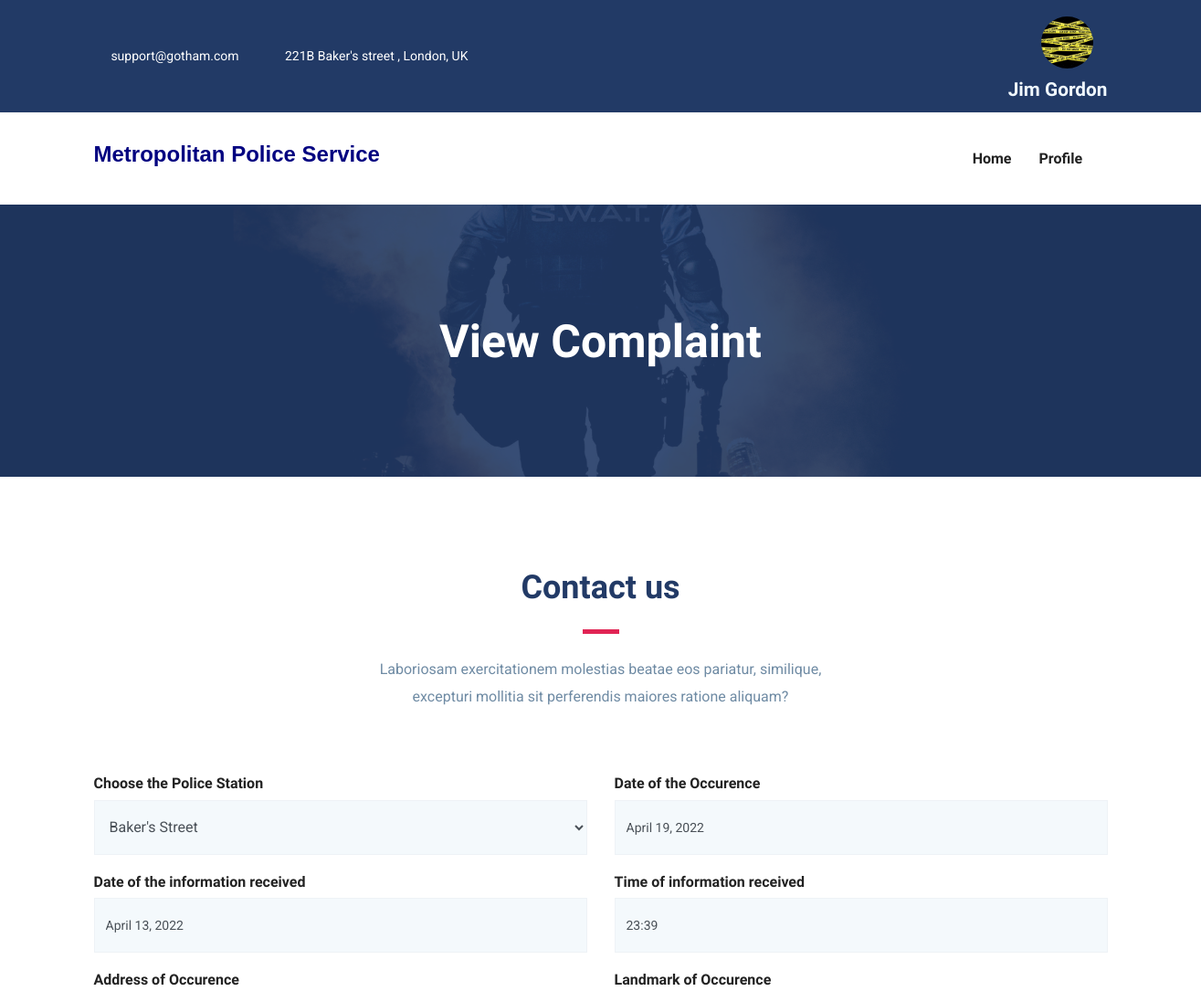
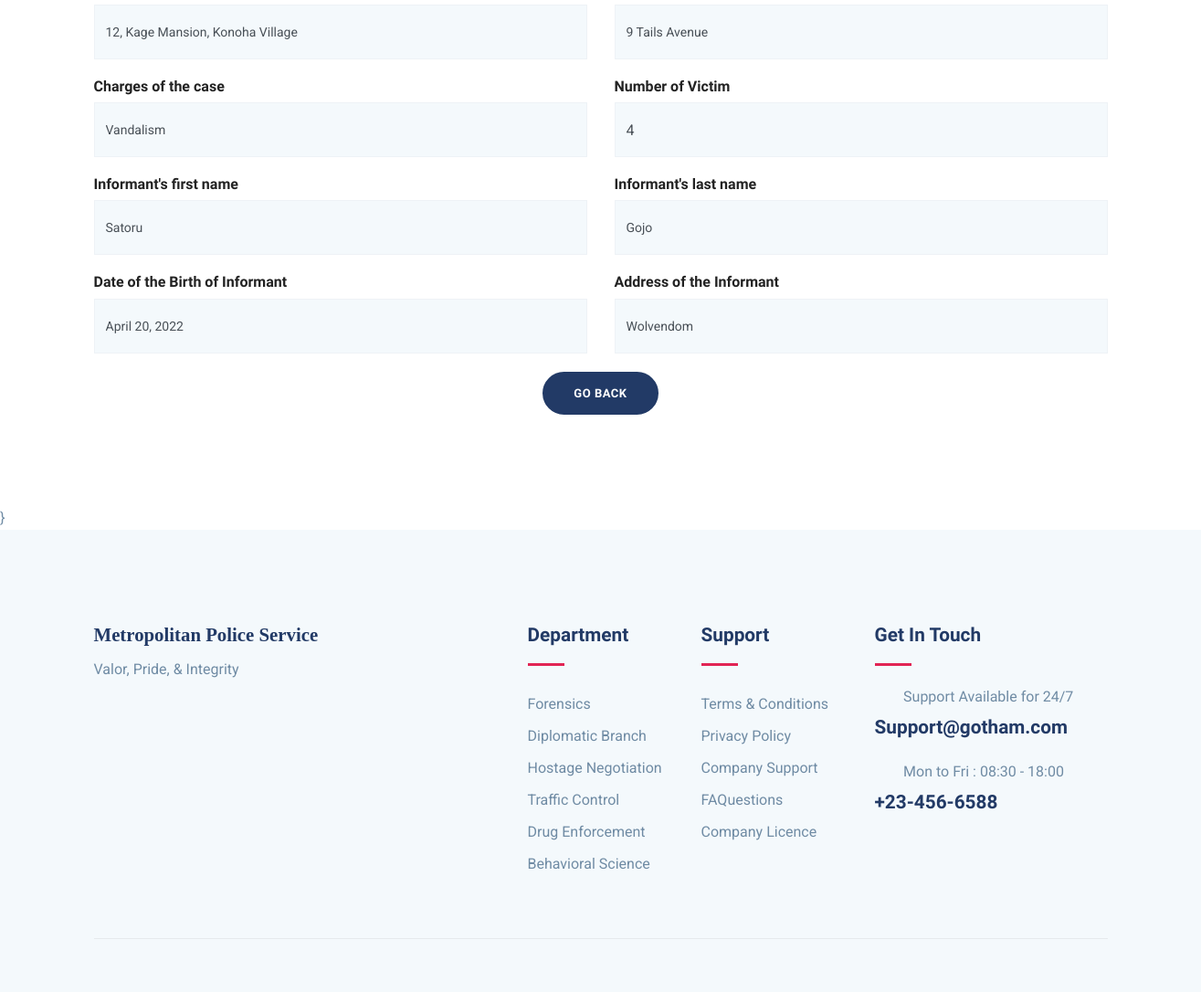
The page /Inspector/ins-view-one-com/1 (signed in) on the database its author committed (2 pictures, top to bottom).
### Inspector/models.py (models this page shows, shortened)
class Ins(models.Model):
    fname = models.CharField(max_length=50)
    lname = models.CharField(max_length=50)
    user_id = models.CharField(max_length=20, unique=True)
    password = models.CharField(max_length=10)
    email = models.EmailField(unique=True)
    pic = models.FileField(upload_to = 'Profile', default='default.jpg')

### myapp/models.py (models this page shows, shortened)
class Complaint(models.Model):
    applicant= models.ForeignKey(User,on_delete=models.CASCADE)
    police= models.ForeignKey(Station,on_delete=models.CASCADE)
    date= models.DateField(null=True)
    idate= models.DateField(null=True)
    time= models.CharField(max_length=6)
    address= models.CharField(max_length=100)
    landmark= models.CharField(max_length=50)
    charge = models.CharField(max_length=100)
    victim = models.CharField(max_length=10, null=True,blank=True)
    ifname= models.CharField(max_length=50)
    ilname= models.CharField(max_length=50)
    dob= models.DateField(null=True)
    iaddress= models.CharField(max_length=100)
    status=models.BooleanField(default=False)

class Station(models.Model):
    station = models.CharField(max_length=50)
    img = models.FileField(upload_to='Station', default='police station.jpg')
    address= models.TextField(null=True, blank=True)

### Inspector/views.py (the view)
# urls.py: path('ins-view-one-com/<int:pk>',views.ins_view_one_com,name='ins-view-one-com'),
def ins_view_one_com(request,pk):
    ins = Ins.objects.get(email=request.session['email'])
    com=Complaint.objects.get(id=pk)
    return render(request, 'ins-view-one-com.html',{'ins':ins,'com':com})

### Inspector/templates/ins-view-one-com.html (shortened to what this page needs)
{% extends 'ins-header.html' %}
{% load static %}
{% block content %}
<section class="page-title back-9550">
	<div class="container">
	  <div class="row">
		<div class="col-md-12">
		  <div class="block text-center">
			<h1 class="text-capitalize mb-5 text-lg">View Complaint</h1>
		  </div>
		</div>
	  </div>
	</div>
  </section>
<section class="contact-form-wrap section">
    <div class="container">
        <div class="row justify-content-center">
            <div class="col-lg-6">
                <div class="section-title text-center">
                    <h2 class="text-md mb-2">Contact us</h2>
                    <div class="divider mx-auto my-4"></div>
                    <p class="mb-5">Laboriosam exercitationem molestias beatae eos pariatur, similique, excepturi mollitia sit perferendis maiores ratione aliquam?</p>
                </div>
            </div>
        </div>
        <div class="row">
            <div class="col-lg-12 col-md-12 col-sm-12">
                    <div class="row">
                        <div class="col-lg-6">
                            <div class="form-group">
                                <h6>Choose the Police Station</h6>
                                <select name="police" class="form-control" id="exampleFormControlSelect1" disabled>
                                  <option>{{com.police.station}}</option>
                                </select>
                            </div>
                        </div>
                        <div class="col-lg-6">
                            <div class="form-group">
                                <h6>Date of the Occurence</h6>
                                <input name="date"  type="text" class="form-control" value="{{com.date}}" disabled>
                            </div>
                        </div>
                         <div class="col-lg-6">
                            <div class="form-group">
                                <h6>Date of the information received</h6>
                                <input name="rdate"  type="text" class="form-control" value="{{com.idate}}" disabled>
                            </div>
                        </div>
                         <div class="col-lg-6">
                            <div class="form-group">
                                <h6>Time of information received</h6>
                                <input name="time" type="text" class="form-control" value="{{com.time}}" disabled>
                            </div>
                        </div>
                        <div class="col-lg-6">
                            <div class="form-group">
                                <h6>Address of Occurence</h6>
                                <input name="address" type="text" class="form-control" value="{{com.address}}" disabled>
                            </div>
                        </div>
                        <div class="col-lg-6">
                            <div class="form-group">
                                <h6>Landmark of Occurence</h6>
                            <input name="landmark" type="text" class="form-control" value="{{com.landmark}}" disabeld>
                            </div>
                        </div>
                        <div class="col-lg-6">
                            <div class="form-group">
                                <h6>Charges of the case</h6>
                                <input name="charge" type="text" class="form-control" value="{{com.charge}}" disabled>
                            </div>
                        </div>
                        <div class="col-lg-6">
                            <div class="form-group">
                                <h6>Number of Victim</h6>
                                <input name="victim" type="number" class="form-control" value="{{com.victim}}" disabled>
                            </div>
                        </div>
                        <div class="col-lg-6">
                            <div class="form-group">
                                <h6>Informant's first name</h6>
                                <input name="fname" type="text" class="form-control" value="{{com.ifname}}" disabled>
                            </div>
                        </div>
                        <div class="col-lg-6">
                            <div class="form-group">
                                <h6>Informant's last name</h6>
                                <input name="lname" type="text" class="form-control" value="{{com.ilname}}" disabled>
                            </div>
                        </div>
                        <div class="col-lg-6">
                            <div class="form-group">
                                <h6>Date of the Birth of Informant</h6>
                                <input name="dob"  type="text" class="form-control" value="{{com.dob}}" disabled>
                            </div>
                        </div>
                        <div class="col-lg-6">
                            <div class="form-group">
                                <h6>Address of the Informant</h6>
                                <input name="info_address" type="text" value="{{com.iaddress}}" class="form-control" disabled>
                            </div>
                        </div>
                    </div>
                    <div class="text-center">
                        <a href="{% url 'ins-view-com' %}" class="btn btn-main btn-round-full">GO BACK</a>
                    </div>
            </div>
        </div>
    </div>
</section>
{% endblock %}

### Inspector/templates/ins-header.html (shortened to what this page needs)
{% load static %}
<!DOCTYPE html>
<html lang="zxx">
<head>
  <link rel="stylesheet" href="{% static 'plugins/bootstrap/css/bootstrap.min.css' %}">
  <link rel="stylesheet" href="{% static 'plugins/icofont/icofont.min.css' %}">
  <link rel="stylesheet" href="{% static 'plugins/slick-carousel/slick/slick.css' %}">
  <link rel="stylesheet" href="{% static 'plugins/slick-carousel/slick/slick-theme.css' %}">
  <link rel="stylesheet" href="{% static 'css/style.css' %}">
</head>
<body id="top">
<header>
	<div class="header-top-bar">
		<div class="container">
			<div class="row align-items-center">
				<div class="col-lg-6">
					<ul class="top-bar-info list-inline-item pl-0 mb-0">
						<li class="list-inline-item"><a href="mailto:support@gmail.com"><i class="icofont-support-faq mr-2"></i>support@gotham.com</a></li>
						<li class="list-inline-item"><i class="icofont-location-pin mr-2"></i>221B Baker's street , London, UK </li>
					</ul>
				</div>
				<div class="col-lg-6">
					<div class="text-lg-right top-right-bar mt-2 mt-lg-0">
						<a class="nav-link active" href="">
							{% if ins.pic.url %}
							<img src="{{ins.pic.url}}" alt = "image placeholder" style = "border-radius: 3cm; height : 1.5cm ; width : 1.5cm;">
							{% else %}
							<img src="{% static 'default.jpg' %}" alt = "image placeholder" style = "border-radius: 3cm; height : 1.5cm ; width : 1.5cm;">
							{% endif %}
						</a>
						<span class="h4" style = "color:aliceblue">{{ins.fname}} {{ins.lname}}</span>
					</div>
				</div>
			</div>
		</div>
	</div>
	<nav class="navbar navbar-expand-lg navigation" id="navbar">
		<div class="container">
				<h3 style = "font-family: sans-serif; color : navy">Metropolitan Police Service</h3>
		  <div class="collapse navbar-collapse" id="navbarmain">
			<ul class="navbar-nav ml-auto">
			  <li class="nav-item active">
				<a class="nav-link active" href="{% url 'ins-index' %}">
					<span class="nav-link-text">Home</span>
				  </a>
			  </li>
              <li class="nav-item dropdown">
				<a class="nav-link dropdown-toggle" href="#" id="dropdown03" data-toggle="dropdown" aria-haspopup="true" aria-expanded="false">Profile<i class="icofont-thin-down"></i></a>
			  </li>
			</ul>
		  </div>
		</div>
	</nav>
</header>
{% block content %}
{% endblock %}}
<footer class="footer section gray-bg">
	<div class="container">
		<div class="row">
			<div class="col-lg-4 mr-auto col-sm-6">
				<div class="widget mb-5 mb-lg-0">
					<h4 style = " font-family:fantasy ;">Metropolitan Police Service</h4>
					<p>Valor, Pride, & Integrity</p>
					<ul class="list-inline footer-socials mt-4">
						<li class="list-inline-item"><i class="icofont-facebook"></i></li>
						<li class="list-inline-item"><i class="icofont-twitter"></i></li>
						<li class="list-inline-item"><i class="icofont-linkedin"></i></li>
					</ul>
				</div>
			</div>
			<div class="col-lg-2 col-md-6 col-sm-6">
				<div class="widget mb-5 mb-lg-0">
					<h4 class="text-capitalize mb-3">Department</h4>
					<div class="divider mb-4"></div>
					<ul class="list-unstyled footer-menu lh-35">
						<li>Forensics</li>
						<li>Diplomatic Branch</li>
						<li>Hostage Negotiation</li>
						<li>Traffic Control</li>
						<li>Drug Enforcement</li>
						<li>Behavioral Science</li>
					</ul>
				</div>
			</div>
			<div class="col-lg-2 col-md-6 col-sm-6">
				<div class="widget mb-5 mb-lg-0">
					<h4 class="text-capitalize mb-3">Support</h4>
					<div class="divider mb-4"></div>
					<ul class="list-unstyled footer-menu lh-35">
						<li><a href="#">Terms & Conditions</a></li>
						<li><a href="#">Privacy Policy</a></li>
						<li><a href="#">Company Support </a></li>
						<li><a href="#">FAQuestions</a></li>
						<li><a href="#">Company Licence</a></li>
					</ul>
				</div>
			</div>
			<div class="col-lg-3 col-md-6 col-sm-6">
				<div class="widget widget-contact mb-5 mb-lg-0">
					<h4 class="text-capitalize mb-3">Get in Touch</h4>
					<div class="divider mb-4"></div>
					<div class="footer-contact-block mb-4">
						<div class="icon d-flex align-items-center">
							<i class="icofont-email mr-3"></i>
							<span class="h6 mb-0">Support Available for 24/7</span>
						</div>
						<h4 class="mt-2">Support@gotham.com</a></h4>
					</div>
					<div class="footer-contact-block">
						<div class="icon d-flex align-items-center">
							<i class="icofont-support mr-3"></i>
							<span class="h6 mb-0">Mon to Fri : 08:30 - 18:00</span>
						</div>
						<h4 class="mt-2">+23-456-6588</h4>
					</div>
				</div>
			</div>
		</div>
		<div class="footer-btm py-4 mt-5">
		</div>
	</div>
</footer>
  </body>
  </html>

### myapp/static/css/style.css (style rules this page uses)
html { overflow-x: hidden; }
body { line-height: 1.6; font-family: "Roboto", sans-serif; -webkit-font-smoothing: antialiased; font-size: 16px; color: #6F8BA4; font-weight: 400; }
h1, .h1, h2, .h2, h3, .h3, h4, .h4, h5, .h5, h6, .h6 { font-family: "Exo", sans-serif; font-weight: 700; color: #222; }
h1, .h1 { font-size: 2.5rem; }
h2, .h2 { font-size: 44px; }
h3, .h3 { font-size: 1.5rem; }
h4, .h4 { font-size: 1.3rem; line-height: 30px; }
h6, .h6 { font-size: 1rem; }
p { line-height: 30px; }
input[type="email"], input[type="password"], input[type="text"], input[type="tel"] { box-shadow: none; height: 45px; outline: none; font-size: 14px; }
.form-control { box-shadow: none; border-radius: 0; }
.btn { display: inline-block; font-size: 14px; font-size: 0.8125rem; font-weight: 700; letter-spacing: .5px; padding: .75rem 2rem; font-family: "Exo", sans-serif; text-transform: uppercase; border-radius: 5px; border: 2px solid transparent; transition: all .35s ease; }
.btn-main { background: #223a66; color: #fff; border-color: #223a66; }
.btn-round-full { border-radius: 50px; }
.section { padding: 100px 0; }
.text-md { font-size: 2.25rem; }
.text-lg { font-size: 3.75rem; }
a { color: #222; text-decoration: none; transition: all .35s ease; }
.page-title { padding: 120px 0px 70px 0px; position: relative; }
.page-title .block h1 { color: #fff; }
.section-title { margin-bottom: 70px; }
.section-title h2 { color: #223a66; }
.text-lg { font-size: 50px; }
.gray-bg { background: #f4f9fc; }
#navbarmain { padding: 20px 0px; }
#navbarmain .nav-link { font-weight: 600; padding: 10px 15px; color: #222; font-family: "Exo", sans-serif; text-transform: capitalize; font-size: 16px; transition: all .25s ease; }
.dropdown-toggle::after { display: none; }
.header-top-bar { background: #223a66; font-size: 14px; padding: 10px 0px; box-shadow: 0 1px 2px rgba(0, 0, 0, 0.05); color: #fff; }
.top-bar-info li a { color: #fff; margin-right: 20px; }
.back-9550 { background: url("../images/bg/swat.jpg") no-repeat 50% 50%; background-size: cover; position: relative; }
.divider { width: 40px; height: 5px; background: #e12454; }
.lh-35 { line-height: 35px; }
.contact-form-wrap .form-group { margin-bottom: 20px; }
.contact-form-wrap .form-group .form-control { height: 60px; border: 1px solid #EEF2F6; box-shadow: none; width: 100%; background: #f4f9fc; }
.footer { padding-bottom: 10px; }
.widget .divider { height: 3px; }
.widget h4 { color: #223a66; }
.widget .footer-menu a { color: #6F8BA4; }
.footer-contact-block span { font-weight: 400; color: #6F8BA4; }
.footer-contact-block i { font-size: 20px; }
.footer-btm { border-top: 1px solid rgba(0, 0, 0, 0.06); }

### rows shown on the page
Ins: pic (picture), fname "Jim", lname "Gordon"
Complaint: police "Baker's Street", date "April 19, 2022", rdate "April 13, 2022", time "23:39", address "12, Kage Mansion, Konoha Village", landmark "9 Tails Avenue", charge "Vandalism", victim "4", fname "Satoru", lname "Gojo", dob "April 20, 2022", info_address "Wolvendom"
